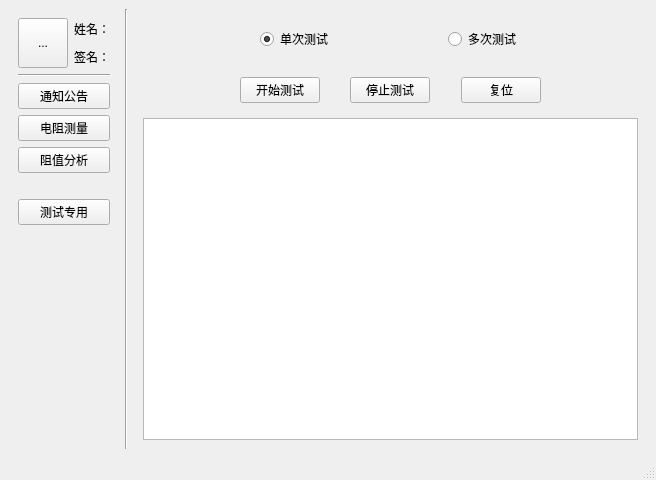
<?xml version="1.0" encoding="UTF-8"?>
<ui version="4.0">
 <class>Stu_MainWindow</class>
 <widget class="QMainWindow" name="Stu_MainWindow">
  <property name="geometry">
   <rect>
    <x>0</x>
    <y>0</y>
    <width>656</width>
    <height>480</height>
   </rect>
  </property>
  <property name="windowTitle">
   <string>Stu_MainWindow</string>
  </property>
  <widget class="QWidget" name="centralwidget">
   <layout class="QGridLayout" name="gridLayout_5">
    <item row="0" column="1">
     <widget class="Line" name="line_2">
      <property name="orientation">
       <enum>Qt::Vertical</enum>
      </property>
     </widget>
    </item>
    <item row="0" column="2">
     <widget class="QStackedWidget" name="stackedWidget">
      <property name="enabled">
       <bool>true</bool>
      </property>
      <property name="minimumSize">
       <size>
        <width>100</width>
        <height>0</height>
       </size>
      </property>
      <property name="currentIndex">
       <number>2</number>
      </property>
      <widget class="QWidget" name="page_studentInformation">
       <widget class="QWidget" name="widget_3" native="true">
        <property name="geometry">
         <rect>
          <x>10</x>
          <y>10</y>
          <width>286</width>
          <height>241</height>
         </rect>
        </property>
        <property name="sizePolicy">
         <sizepolicy hsizetype="Preferred" vsizetype="Preferred">
          <horstretch>0</horstretch>
          <verstretch>0</verstretch>
         </sizepolicy>
        </property>
        <layout class="QGridLayout" name="gridLayout_6">
         <item row="4" column="2">
          <widget class="QPushButton" name="pushButton_sureChangePassword">
           <property name="text">
            <string>确认修改</string>
           </property>
          </widget>
         </item>
         <item row="2" column="1">
          <widget class="QLineEdit" name="lineEdit_userClass"/>
         </item>
         <item row="4" column="1">
          <widget class="QLineEdit" name="lineEdit_changePasswords"/>
         </item>
         <item row="3" column="0">
          <widget class="QLabel" name="label_userPasswords">
           <property name="sizePolicy">
            <sizepolicy hsizetype="Preferred" vsizetype="Preferred">
             <horstretch>0</horstretch>
             <verstretch>0</verstretch>
            </sizepolicy>
           </property>
           <property name="text">
            <string>&lt;html&gt;&lt;head/&gt;&lt;body&gt;&lt;p&gt;密码&lt;/p&gt;&lt;/body&gt;&lt;/html&gt;</string>
           </property>
           <property name="scaledContents">
            <bool>true</bool>
           </property>
          </widget>
         </item>
         <item row="0" column="0">
          <widget class="QLabel" name="label_userName">
           <property name="sizePolicy">
            <sizepolicy hsizetype="Preferred" vsizetype="Preferred">
             <horstretch>0</horstretch>
             <verstretch>0</verstretch>
            </sizepolicy>
           </property>
           <property name="text">
            <string>&lt;html&gt;&lt;head/&gt;&lt;body&gt;&lt;p&gt;姓名&lt;/p&gt;&lt;/body&gt;&lt;/html&gt;</string>
           </property>
           <property name="scaledContents">
            <bool>true</bool>
           </property>
          </widget>
         </item>
         <item row="3" column="1">
          <widget class="QLineEdit" name="lineEdit_passwords"/>
         </item>
         <item row="2" column="0">
          <widget class="QLabel" name="label_userClass">
           <property name="sizePolicy">
            <sizepolicy hsizetype="Preferred" vsizetype="Preferred">
             <horstretch>0</horstretch>
             <verstretch>0</verstretch>
            </sizepolicy>
           </property>
           <property name="text">
            <string>&lt;html&gt;&lt;head/&gt;&lt;body&gt;&lt;p&gt;班级&lt;/p&gt;&lt;/body&gt;&lt;/html&gt;</string>
           </property>
           <property name="scaledContents">
            <bool>true</bool>
           </property>
          </widget>
         </item>
         <item row="1" column="1">
          <widget class="QLineEdit" name="lineEdit_userName"/>
         </item>
         <item row="4" column="0">
          <widget class="QLabel" name="label_ChangePasswords">
           <property name="sizePolicy">
            <sizepolicy hsizetype="Preferred" vsizetype="Preferred">
             <horstretch>0</horstretch>
             <verstretch>0</verstretch>
            </sizepolicy>
           </property>
           <property name="text">
            <string>&lt;html&gt;&lt;head/&gt;&lt;body&gt;&lt;p&gt;修改密码&lt;/p&gt;&lt;/body&gt;&lt;/html&gt;</string>
           </property>
           <property name="scaledContents">
            <bool>true</bool>
           </property>
          </widget>
         </item>
         <item row="0" column="1">
          <widget class="QLineEdit" name="lineEdit_userId"/>
         </item>
         <item row="1" column="0">
          <widget class="QLabel" name="label_userId">
           <property name="sizePolicy">
            <sizepolicy hsizetype="Preferred" vsizetype="Preferred">
             <horstretch>0</horstretch>
             <verstretch>0</verstretch>
            </sizepolicy>
           </property>
           <property name="text">
            <string>&lt;html&gt;&lt;head/&gt;&lt;body&gt;&lt;p&gt;学号&lt;/p&gt;&lt;/body&gt;&lt;/html&gt;</string>
           </property>
           <property name="scaledContents">
            <bool>true</bool>
           </property>
          </widget>
         </item>
         <item row="5" column="1">
          <widget class="QPushButton" name="pushButton_2">
           <property name="text">
            <string>退出登录</string>
           </property>
          </widget>
         </item>
        </layout>
       </widget>
      </widget>
      <widget class="QWidget" name="page_notice">
       <layout class="QGridLayout" name="gridLayout_8">
        <item row="0" column="0">
         <widget class="QLabel" name="label">
          <property name="text">
           <string>通知公告</string>
          </property>
         </widget>
        </item>
        <item row="0" column="1">
         <spacer name="horizontalSpacer_8">
          <property name="orientation">
           <enum>Qt::Horizontal</enum>
          </property>
          <property name="sizeHint" stdset="0">
           <size>
            <width>419</width>
            <height>20</height>
           </size>
          </property>
         </spacer>
        </item>
        <item row="1" column="0" colspan="3">
         <widget class="QTextEdit" name="textEdit_notice1">
          <property name="readOnly">
           <bool>true</bool>
          </property>
         </widget>
        </item>
        <item row="2" column="2">
         <spacer name="verticalSpacer_3">
          <property name="orientation">
           <enum>Qt::Vertical</enum>
          </property>
          <property name="sizeHint" stdset="0">
           <size>
            <width>20</width>
            <height>197</height>
           </size>
          </property>
         </spacer>
        </item>
       </layout>
      </widget>
      <widget class="QWidget" name="page_resTest">
       <layout class="QGridLayout" name="gridLayout_7">
        <item row="1" column="0">
         <widget class="QTableView" name="tableView_page_resTest"/>
        </item>
        <item row="0" column="0">
         <widget class="QWidget" name="widget" native="true">
          <layout class="QGridLayout" name="gridLayout_4">
           <item row="0" column="0">
            <spacer name="horizontalSpacer">
             <property name="orientation">
              <enum>Qt::Horizontal</enum>
             </property>
             <property name="sizeHint" stdset="0">
              <size>
               <width>101</width>
               <height>20</height>
              </size>
             </property>
            </spacer>
           </item>
           <item row="0" column="1">
            <widget class="QRadioButton" name="radioButton_singleTest">
             <property name="text">
              <string>单次测试</string>
             </property>
             <property name="checked">
              <bool>true</bool>
             </property>
            </widget>
           </item>
           <item row="0" column="2">
            <spacer name="horizontalSpacer_5">
             <property name="orientation">
              <enum>Qt::Horizontal</enum>
             </property>
             <property name="sizeHint" stdset="0">
              <size>
               <width>38</width>
               <height>20</height>
              </size>
             </property>
            </spacer>
           </item>
           <item row="0" column="3">
            <widget class="QRadioButton" name="radioButton_repeatTest">
             <property name="text">
              <string>多次测试</string>
             </property>
            </widget>
           </item>
           <item row="0" column="4">
            <spacer name="horizontalSpacer_3">
             <property name="orientation">
              <enum>Qt::Horizontal</enum>
             </property>
             <property name="sizeHint" stdset="0">
              <size>
               <width>101</width>
               <height>20</height>
              </size>
             </property>
            </spacer>
           </item>
           <item row="1" column="1">
            <spacer name="verticalSpacer">
             <property name="orientation">
              <enum>Qt::Vertical</enum>
             </property>
             <property name="sizeType">
              <enum>QSizePolicy::Fixed</enum>
             </property>
             <property name="sizeHint" stdset="0">
              <size>
               <width>20</width>
               <height>20</height>
              </size>
             </property>
            </spacer>
           </item>
           <item row="1" column="3">
            <spacer name="verticalSpacer_2">
             <property name="orientation">
              <enum>Qt::Vertical</enum>
             </property>
             <property name="sizeType">
              <enum>QSizePolicy::Fixed</enum>
             </property>
             <property name="sizeHint" stdset="0">
              <size>
               <width>20</width>
               <height>20</height>
              </size>
             </property>
            </spacer>
           </item>
           <item row="2" column="0" colspan="5">
            <layout class="QGridLayout" name="gridLayout">
             <item row="0" column="0">
              <spacer name="horizontalSpacer_2">
               <property name="orientation">
                <enum>Qt::Horizontal</enum>
               </property>
               <property name="sizeHint" stdset="0">
                <size>
                 <width>101</width>
                 <height>20</height>
                </size>
               </property>
              </spacer>
             </item>
             <item row="0" column="1">
              <widget class="QPushButton" name="pushButton_startTest">
               <property name="text">
                <string>开始测试</string>
               </property>
              </widget>
             </item>
             <item row="0" column="2">
              <spacer name="horizontalSpacer_6">
               <property name="orientation">
                <enum>Qt::Horizontal</enum>
               </property>
               <property name="sizeHint" stdset="0">
                <size>
                 <width>38</width>
                 <height>17</height>
                </size>
               </property>
              </spacer>
             </item>
             <item row="0" column="3">
              <widget class="QPushButton" name="pushButton_stopTest">
               <property name="text">
                <string>停止测试</string>
               </property>
              </widget>
             </item>
             <item row="0" column="4">
              <spacer name="horizontalSpacer_7">
               <property name="orientation">
                <enum>Qt::Horizontal</enum>
               </property>
               <property name="sizeHint" stdset="0">
                <size>
                 <width>38</width>
                 <height>17</height>
                </size>
               </property>
              </spacer>
             </item>
             <item row="0" column="5">
              <widget class="QPushButton" name="pushButton">
               <property name="text">
                <string>复位</string>
               </property>
              </widget>
             </item>
             <item row="0" column="6">
              <spacer name="horizontalSpacer_4">
               <property name="orientation">
                <enum>Qt::Horizontal</enum>
               </property>
               <property name="sizeHint" stdset="0">
                <size>
                 <width>101</width>
                 <height>20</height>
                </size>
               </property>
              </spacer>
             </item>
            </layout>
           </item>
          </layout>
         </widget>
        </item>
       </layout>
      </widget>
      <widget class="QWidget" name="page_dataAnalyse">
       <layout class="QGridLayout" name="gridLayout_3">
        <item row="0" column="1">
         <widget class="QWidget" name="widget_4" native="true">
          <property name="sizePolicy">
           <sizepolicy hsizetype="Fixed" vsizetype="Fixed">
            <horstretch>0</horstretch>
            <verstretch>0</verstretch>
           </sizepolicy>
          </property>
          <layout class="QGridLayout" name="gridLayout_2">
           <item row="0" column="0">
            <widget class="QLabel" name="label_averageValue">
             <property name="text">
              <string>Rx均值</string>
             </property>
            </widget>
           </item>
           <item row="1" column="0">
            <widget class="QLineEdit" name="lineEdit_averageValue">
             <property name="readOnly">
              <bool>true</bool>
             </property>
            </widget>
           </item>
           <item row="2" column="0">
            <widget class="QLabel" name="label_variance">
             <property name="text">
              <string>Rx方差</string>
             </property>
            </widget>
           </item>
           <item row="3" column="0">
            <widget class="QLineEdit" name="lineEdit_variance">
             <property name="readOnly">
              <bool>true</bool>
             </property>
            </widget>
           </item>
           <item row="4" column="0">
            <widget class="QLabel" name="label_standardDeviation">
             <property name="text">
              <string>Rx标准差</string>
             </property>
            </widget>
           </item>
           <item row="5" column="0">
            <widget class="QLineEdit" name="lineEdit_standardDeviation">
             <property name="readOnly">
              <bool>true</bool>
             </property>
            </widget>
           </item>
           <item row="6" column="0">
            <widget class="QPushButton" name="pushButton_deleteData">
             <property name="toolTip">
              <string>必须选中一整行才可以删除一行</string>
             </property>
             <property name="text">
              <string>删除</string>
             </property>
            </widget>
           </item>
           <item row="7" column="0">
            <widget class="QPushButton" name="pushButton_clearAll">
             <property name="text">
              <string>清空</string>
             </property>
            </widget>
           </item>
          </layout>
         </widget>
        </item>
        <item row="1" column="1">
         <spacer name="verticalSpacer_6">
          <property name="orientation">
           <enum>Qt::Vertical</enum>
          </property>
          <property name="sizeHint" stdset="0">
           <size>
            <width>20</width>
            <height>283</height>
           </size>
          </property>
         </spacer>
        </item>
        <item row="0" column="0" rowspan="2">
         <widget class="QTableView" name="tableView_page_dataAnalyse"/>
        </item>
       </layout>
      </widget>
     </widget>
    </item>
    <item row="0" column="0">
     <widget class="QWidget" name="widget_2" native="true">
      <property name="sizePolicy">
       <sizepolicy hsizetype="Preferred" vsizetype="Preferred">
        <horstretch>0</horstretch>
        <verstretch>0</verstretch>
       </sizepolicy>
      </property>
      <layout class="QGridLayout" name="gridLayout_9">
       <item row="0" column="0" rowspan="2">
        <widget class="QToolButton" name="toolButton_user">
         <property name="minimumSize">
          <size>
           <width>50</width>
           <height>50</height>
          </size>
         </property>
         <property name="maximumSize">
          <size>
           <width>50</width>
           <height>50</height>
          </size>
         </property>
         <property name="text">
          <string>...</string>
         </property>
        </widget>
       </item>
       <item row="0" column="1">
        <widget class="QLabel" name="label_name">
         <property name="text">
          <string>姓名：</string>
         </property>
        </widget>
       </item>
       <item row="1" column="1">
        <widget class="QLabel" name="label_sign">
         <property name="text">
          <string>签名：</string>
         </property>
        </widget>
       </item>
       <item row="2" column="0" colspan="2">
        <widget class="Line" name="line_3">
         <property name="orientation">
          <enum>Qt::Horizontal</enum>
         </property>
        </widget>
       </item>
       <item row="3" column="0" colspan="2">
        <widget class="QPushButton" name="pushButton_notice">
         <property name="text">
          <string>通知公告</string>
         </property>
        </widget>
       </item>
       <item row="4" column="0" colspan="2">
        <widget class="QPushButton" name="pushButton_resTest">
         <property name="text">
          <string>电阻测量</string>
         </property>
        </widget>
       </item>
       <item row="5" column="0" colspan="2">
        <widget class="QPushButton" name="pushButton_resValueRecorde">
         <property name="text">
          <string>阻值分析</string>
         </property>
        </widget>
       </item>
       <item row="6" column="1">
        <spacer name="verticalSpacer_8">
         <property name="orientation">
          <enum>Qt::Vertical</enum>
         </property>
         <property name="sizeType">
          <enum>QSizePolicy::Fixed</enum>
         </property>
         <property name="sizeHint" stdset="0">
          <size>
           <width>20</width>
           <height>20</height>
          </size>
         </property>
        </spacer>
       </item>
       <item row="7" column="0" colspan="2">
        <widget class="QPushButton" name="pushButton_testSpecific">
         <property name="text">
          <string>测试专用</string>
         </property>
        </widget>
       </item>
       <item row="8" column="1">
        <spacer name="verticalSpacer_9">
         <property name="orientation">
          <enum>Qt::Vertical</enum>
         </property>
         <property name="sizeHint" stdset="0">
          <size>
           <width>20</width>
           <height>162</height>
          </size>
         </property>
        </spacer>
       </item>
      </layout>
     </widget>
    </item>
   </layout>
  </widget>
  <widget class="QMenuBar" name="menubar">
   <property name="geometry">
    <rect>
     <x>0</x>
     <y>0</y>
     <width>656</width>
     <height>23</height>
    </rect>
   </property>
  </widget>
  <widget class="QStatusBar" name="statusbar"/>
 </widget>
 <resources/>
 <connections/>
</ui>
